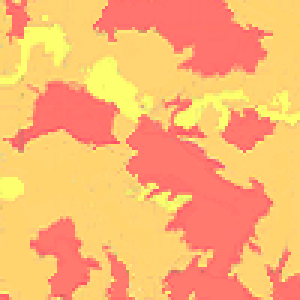
%> input picture RegionRisk.png, 100 x 100 px (shown 3 times larger)
$ octave main_wildfire2.m   (GNU Octave 9; MATLAB toolbox functions it lacks are replaced by stand-ins)
%> lines starting %> are read from the running program, lines starting %| are printed output that depends on the picture
### getMaterialIndex.m
function MaterialIndex = getMaterialIndex( imageFile, riverFile )
    global M, global N;
    colorImage = imread( imageFile );
    greyImage = rgb2gray( colorImage );
    greyVal = greyImage - min( greyImage(:) );
    greyVal( greyVal <= 35 ) = 4;
    greyVal( (greyVal > 35) & (greyVal <= 95) ) = 5;
    greyVal( greyVal > 95 ) = 6; % yellow
    MaterialIndex = cast( greyVal, 'double' );

    %riverImage = imread( riverFile );
end

### generatewind.m
function [ WX, WY ] = generatewind( maxspeed, mpb, M, N )

% maxspeed is the maximum wind speed allowed by the model.
% mpb is the most probable bearing of the wind speed at nw corner.

% Generate the bearing of the nw corner wind vector, assuming that the
% distribution function is piecewise linear between
% (0, 0.15/pi), (pi, 0.85/pi), and (2*pi, 0.15/pi).

% This was an arbitrary choice, and could be improved with more information
% about wind flow distribution.
    %global M, global N;
    ynw = rand();
    if ynw < 1/2  % (-0.1416) to (3)
        bnw = 2*pi * ( -0.3 + sqrt( 0.09 + 5.6 * ynw) )/2.8 - pi + mpb;
    else          % (3) to (6.1416)
        bnw = 2*pi * ( -3.1 + sqrt( 9.61 - 5.6 * ( 0.7 + ynw ) ) )/-2.8 - pi + mpb;
    end

    % Generate the speed of the wind at nw corner, assuming that the
    % distribution function is piecewise linear between
    % (0, 0.25*maxspeed), (maxspeed/2, 1.75*maxspeed),  and (maxspeed, 0.25*maxspeed).

    xnw = rand();
    if xnw < 1/2 % 0 to 5
        snw = maxspeed * ( -0.3 + sqrt( 0.09 + 5.6 * xnw ) )/2.8;
    else         % 5 to 10
        snw = maxspeed * ( -3.1 + sqrt( 9.61 - 5.6 * ( 0.7 + xnw ) ) )/-2.8;
    end

    % NE, SE, and SW bearings/speeds are pretty close to those at NW, but vary
    % via a small normal deviation.  This can be improved.
    bne = randn * pi/12 + bnw;
    sne = randn * snw/6 + snw;
    bsw = randn * pi/12 + bnw;
    ssw = randn * snw/6 + snw;
    bse = randn * pi/12 + bnw;
    sse = randn * snw/6 + snw;

    % Once those values have been simulated, we can provide wind vectors
    % for all corners:
    nw = [ snw * cos( bnw ), snw * sin( bnw ) ];
    ne = [ sne * cos( bne ), sne * sin( bne ) ];
    sw = [ ssw * cos( bsw ), ssw * sin( bsw ) ];
    se = [ sse * cos( bse ), sse * sin( bse ) ];

    % Now we linearly interpolate to get wind vectors for the rest of the
    % nodes.  This can be improved.

    % Initialize wind vectors (X and Y components) at each point.
    WX = zeros( M, N );
    WY = zeros( M, N );

    % Substitute the simulated values at the corners:
    WX( 1, 1 ) = nw( 1 );
    WY( 1, 1 ) = nw( 2 );
    WX( 1, N ) = ne( 1 );
    WY( 1, N ) = ne( 2 );
    WX( M, 1 ) = sw( 1 );
    WY( M, 1 ) = sw( 2 );
    WX( M, N ) = se( 1 );
    WY( M, N ) = se( 2 );

    for i = 1:N
        WX( 1, i ) = (i - 1) * ( WX(1, N) - WX(1, 1) )/(N - 1) + WX(1, 1);
        WY( 1, i ) = (i - 1) * ( WY(1, N) - WY(1, 1) )/(N - 1) + WY(1, 1);
        WX( M, i ) = (i - 1) * ( WX(M, N) - WX(M, 1) )/(N - 1) + WX(M, 1);
        WY( M, i ) = (i - 1) * ( WY(M, N) - WY(M, 1) )/(N - 1) + WY(M, 1);
        for j = 2:M-1
            WX( j, i ) = (j - 1) * ( WX(M, i) - WX(1, i) )/(M - 1) + WX(1, i);
            WY( j, i ) = (j - 1) * ( WY(M, i) - WY(1, i) )/(M - 1) + WY(1, i);
        end
    end

### funGenerate.m
function IC = funGenerate( M, N, dt, T )
    %global M, global N, global dt, global T, global Tmax;

    Tmax = floor( T/dt );
    k = 0.05;
    dT = 0;
    Yog = 0.05;

    % Material Index
    MaterialIndex = getMaterialIndex( 'RegionRisk.png' );
%> in getMaterialIndex, colorImage is the input picture: size 100x100x3 uint8; mean R, G, B 253.9, 180.5, 112.5
%> in getMaterialIndex, `greyImage = rgb2gray( colorImage );`:
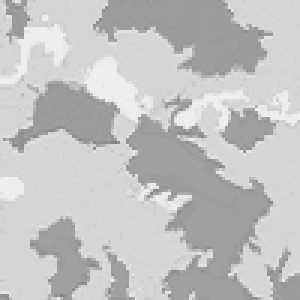
%> greyImage: size 100x100 uint8 (shown 3 times larger); min 130, max 241, mean 194.6
%> in getMaterialIndex, `greyVal( greyVal <= 35 ) = 4;`:
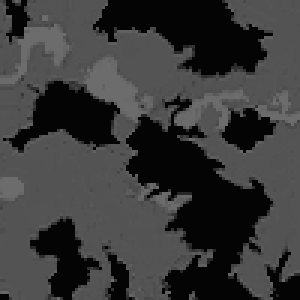
%> greyVal: size 100x100 uint8 (shown 3 times larger); min 4, max 111, mean 57
%> in getMaterialIndex, `greyVal( greyVal > 95 ) = 6;`:
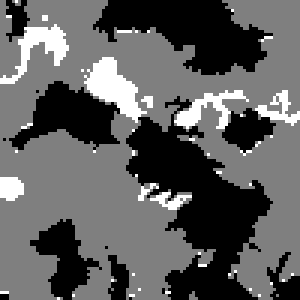
%> greyVal: size 100x100 uint8 (shown 3 times larger); min 4, max 6, mean 4.74; drawn with min black and max white

    % Wind: direction of the wind
    maxspeed = 0.35;
    mpb = 3;
    [ WindX(1:M, 1:N), WindY(1:M, 1:N) ] = generatewind( maxspeed, mpb, M, N );

    % Tinitial: initial temperature
    Tinitial = randi( [ 1, 10 ], M, N ) + 40;
    Tinitial( 48:53, 48:53 ) = 400;

    % EReleaseRate: the rate at which energy is released
    EReleaseRate = (-MaterialIndex+8)/4 + randi( [ 0, 1 ], M, N );
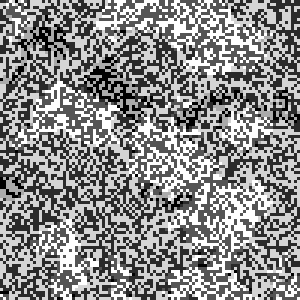
%> EReleaseRate: size 100x100 double (shown 3 times larger); min 0.5, max 2, mean 1.32; drawn with min black and max white

    % Tignite: temperature at which the material ignites
    Tignite = (20 * MaterialIndex) + 200;
    Tburntime = (3 * MaterialIndex) + 30;

    % FightTime:
    FightInitTime = 15;
    FightFreq = 10;

    %%% RETURN STRUCTURING %%%%%%%%%%%%%%%%%%%%%%%%%%%%%%%%%%%%%%%%%%%%%%%%
    IC.Tinitial = Tinitial;
    IC.EReleaseRate = EReleaseRate;
    IC.Tignite = Tignite;
    IC.Tburntime = Tburntime;
    IC.FightInitTime = FightInitTime;
    IC.FightFreq = FightFreq;
    IC.WindX = WindX;
    IC.WindY = WindY;
    IC.Tmax = Tmax;
    IC.Yog = Yog;
    IC.k = k;
    IC.MaterialIndex = MaterialIndex;
    %%%%%%%%%%%%%%%%%%%%%%%%%%%%%%%%%%%%%%%%%%%%%%%%%%%%%%%%%%%%%%%%%%%%%%%

### simulateFire.m
function [ Temp, Tburntime ] = simulateFire( IC, M, N, dt, T )
    %global M, global N, global dt, global T;

    WindX = IC.WindX;
    WindY = IC.WindY;
    FightInitTime = IC.FightInitTime;
    FightFreq = IC.FightFreq;
    EReleaseRate = IC.EReleaseRate;
    Tignite = IC.Tignite;
    avgIgnitTemp = mean2( IC.Tignite );
    Tburntime = IC.Tburntime;
    Tinitial = IC.Tinitial;
    avgInitTemp = mean2( IC.Tinitial );
    Tmax = IC.Tmax;
    Yog = IC.Yog;
    k = IC.k;

    Tcurrent = Tinitial;
    Temp = zeros( M, N, Tmax );
    for h = 1:Tmax
        Temp(:, :, h) = Tcurrent;
        Tnew = zeros( size( Tcurrent ) );
        for i = 2:M-1
            for j = 2:N-1
                % Changes due to burning
                [ dT_fire, Tburntime(i, j) ] = compute_burning( ...
                                                    Tburntime(i, j), ...
                                                    Tcurrent(i, j), ...
                                                    Tignite(i, j), ...
                                                    EReleaseRate(i, j), ...
                                                    dt );

                % Changes due to neighboring nodes
                dT_Newton = compute_Newton( Tcurrent, i, j, k, dt );
                % Changes due to wind
                dT_wind = compute_convection( Tcurrent(i-1:i+1, j-1:j+1), ...
                                              WindX(i, j), WindY(i, j), dt );

                % Changes due to average initial/ambient temperature
                dT_avg = Yog*(avgInitTemp - Tcurrent(i,j));
                % Changes due to helidropped water by firefighters
                fightTimeBool = isFightTime( h, FightInitTime, FightFreq );
                [ dT_fight, Tignite ] = compute_fight( fightTimeBool, ...
                                          i, j, ...
                                          Tcurrent, ...
                                          avgInitTemp, ...
                                          Tignite, ...
                                          avgIgnitTemp );

                % Update the temperature to reflect changes
                Tnew(i, j) = Tcurrent(i, j) + dT_fire + dT_Newton + dT_wind + ...
                             dT_avg + dT_fight;
            end
        end
%%%%%%% BOUNDARY HANDLING %%%%%%%%%%%%%%%%%%%%%%%%%%%%%%%%%%%%%%%%%%%%%%%%%
        Tnew(1, 2:end-1) = Tnew(2, 2:end-1);
        Tnew(end, 2:end-1) = Tnew(end-1, 2:end-1);
        Tnew(:, 1) = Tnew(:, 2);
        Tnew(:, end) = Tnew(:, end-1);
        Temp(:, :, h) = Tnew;
        Tcurrent = Tnew;
% [5 lines of commented-out code are left out]
    end
end

### main_wildfire2.m

%
% Wildfire Simulation
% main_wildfire.m
%
% Authors: Blake Allgood, Matt Bennett, Julia Kobe, James Petrillo,
%          Kristian Roca, Mami Wentworth
%
% MATH3800: Catastrophe Modeling
% Wentworth Institute of Technology
%
% 11/28/16  updated
% 11/02/16 (MW) updated
% 09/18/16 (MW) created
% Simulate wildfire by modeling the temperature at specified nodes
%
% Additional Required files (Must be in working directory)
%   compute_burning.m
%   compute_Newton.m
%   compute_convection.m
%   compute_fight.m
%   isFightTime.m
%   funGenerate.m
%   generatewind.m
%   simulateFire.m
%
%%%%%%%%%%%%%%%%%%%%%%%%%%%%%%%%%%%%%%%%%%%%%%%%%%%%%%%%%%%%%%%%%%%%%%%%%%%

clear;
M = 100;
N = 100;
dt = 1;
T = 200;

% Initial condition generation function
IC = funGenerate( M, N, dt, T);
%> IC = {FightInitTime 15, FightFreq 10, Tmax 200, Yog 0.05, k 0.05}

% Numerical temperature simulation from initial conditions
[ Temp, Tburntime ] = simulateFire( IC, M, N, dt, T );
%> in simulateFire, `WindX = IC.WindX;`:
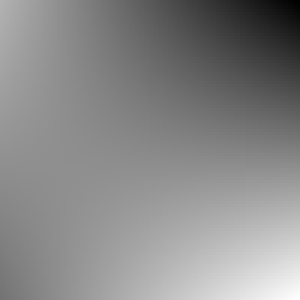
%> WindX: size 100x100 double (shown 3 times larger); min -0.109, max 0.0138, mean -0.0427; drawn with min black and max white
%> in simulateFire, `WindY = IC.WindY;`:
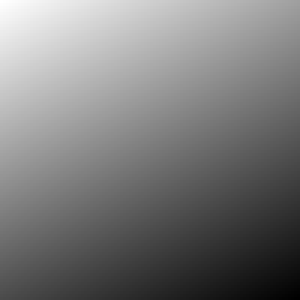
%> WindY: size 100x100 double (shown 3 times larger); min -0.258, max -0.236, mean -0.248; drawn with min black and max white
%> in simulateFire, `FightInitTime = IC.FightInitTime;`: FightInitTime = 15
%> in simulateFire, `FightFreq = IC.FightFreq;`: FightFreq = 10
%> in simulateFire, `avgIgnitTemp = mean2( IC.Tignite );`: avgIgnitTemp = 294.8
%> in simulateFire, `Tinitial = IC.Tinitial;`:
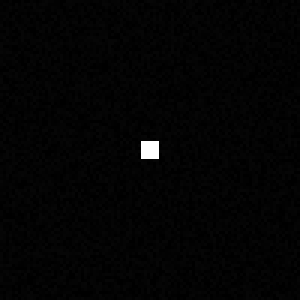
%> Tinitial: size 100x100 double (shown 3 times larger); min 41, max 400, mean 46.8; drawn with min black and max white
%> in simulateFire, `avgInitTemp = mean2( IC.Tinitial );`: avgInitTemp = 46.79
%> in simulateFire, `Tmax = IC.Tmax;`: Tmax = 200
%> in simulateFire, `Yog = IC.Yog;`: Yog = 0.05
%> (the run ends here)
